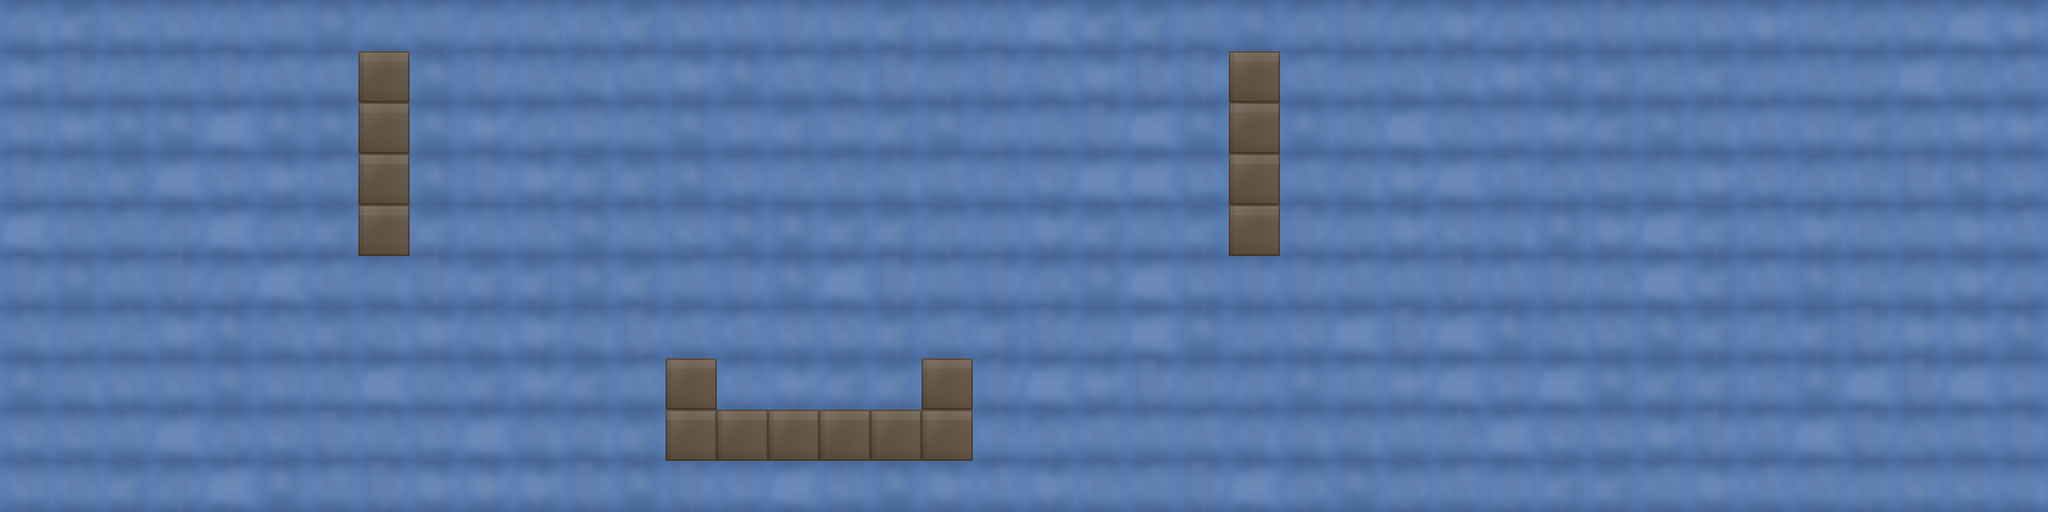

The image is a tile-based game level rendered from a .tmx file. Its description and complete source (layers, tilesets, objects, tile grids) follow:
An orthogonal 40x10 tile map with 64x64 px tiles, 2 tile layers (groundLayer, destructableLayer) and 3 objects (2x enemySpawn, playerSpawn).

<map version="1.4" tiledversion="1.4.3" orientation="orthogonal" renderorder="right-down" width="40" height="10" tilewidth="64" tileheight="64" infinite="0" nextlayerid="4" nextobjectid="6">
 <editorsettings>
  <export target="level1..json" format="json" />
 </editorsettings>
 <tileset firstgid="1" name="landscape-tileset" tilewidth="64" tileheight="64" tilecount="30" columns="6">
  <image source="tanks/landscape-tileset.png" width="384" height="320" />
  <tile id="24">
   <properties>
    <property name="collides" type="bool" value="true" />
   </properties>
  </tile>
  <tile id="25">
   <properties>
    <property name="collides" type="bool" value="true" />
   </properties>
  </tile>
  <tile id="26">
   <properties>
    <property name="collides" type="bool" value="true" />
   </properties>
  </tile>
  <tile id="27">
   <properties>
    <property name="collides" type="bool" value="false" />
   </properties>
  </tile>
 </tileset>
 <layer id="1" name="groundLayer" width="40" height="10">
  <data encoding="csv">
8,3,5,5,9,7,4,9,7,10,9,9,3,5,7,11,5,3,5,9,1,3,3,7,4,10,11,10,2,10,5,11,7,5,2,9,10,5,1,2,
2,11,9,9,11,7,7,3,4,11,9,8,7,2,4,7,8,11,10,11,8,2,11,11,1,7,10,8,8,2,4,3,9,3,10,9,10,1,9,7,
5,2,4,4,1,4,4,10,4,2,10,5,9,4,5,3,5,3,4,10,9,11,1,4,4,4,9,1,9,5,2,3,4,8,7,5,3,10,2,2,
11,9,3,1,5,2,7,10,4,11,2,3,3,4,5,9,9,8,7,9,5,1,1,5,3,7,8,2,1,7,10,5,8,2,5,10,9,11,4,5,
1,9,7,10,1,10,3,1,3,9,9,4,9,5,4,4,3,3,10,10,2,3,9,3,3,11,10,2,5,8,4,2,1,3,9,2,9,7,2,7,
11,4,7,11,10,1,7,8,11,3,3,4,3,7,11,4,1,11,7,11,10,4,1,5,11,11,7,7,11,7,11,9,1,3,7,4,9,8,2,10,
8,10,9,2,4,8,3,8,2,8,2,8,11,7,7,5,5,3,7,3,11,10,1,4,10,5,1,11,1,4,8,5,4,3,9,3,11,2,2,4,
4,8,5,5,4,5,9,1,9,3,2,3,7,11,9,2,3,3,8,11,1,2,11,10,10,4,7,2,1,5,1,4,3,3,9,4,1,11,1,5,
5,5,7,1,10,5,11,9,5,1,8,8,3,2,2,1,11,9,5,9,10,7,7,7,8,8,8,7,9,1,5,5,2,11,7,1,11,10,7,11,
5,9,3,10,1,4,7,11,2,2,2,11,4,11,5,1,5,4,2,7,2,9,7,11,1,10,4,10,7,10,3,3,7,2,7,7,10,5,5,8
</data>
 </layer>
 <layer id="2" name="destructableLayer" width="40" height="10">
  <data encoding="csv">
0,0,0,0,0,0,0,0,0,0,0,0,0,0,0,0,0,0,0,0,0,0,0,0,0,0,0,0,0,0,0,0,0,0,0,0,0,0,0,0,
0,0,0,0,0,0,0,25,0,0,0,0,0,0,0,0,0,0,0,0,0,0,0,0,25,0,0,0,0,0,0,0,0,0,0,0,0,0,0,0,
0,0,0,0,0,0,0,25,0,0,0,0,0,0,0,0,0,0,0,0,0,0,0,0,25,0,0,0,0,0,0,0,0,0,0,0,0,0,0,0,
0,0,0,0,0,0,0,25,0,0,0,0,0,0,0,0,0,0,0,0,0,0,0,0,25,0,0,0,0,0,0,0,0,0,0,0,0,0,0,0,
0,0,0,0,0,0,0,25,0,0,0,0,0,0,0,0,0,0,0,0,0,0,0,0,25,0,0,0,0,0,0,0,0,0,0,0,0,0,0,0,
0,0,0,0,0,0,0,0,0,0,0,0,0,0,0,0,0,0,0,0,0,0,0,0,0,0,0,0,0,0,0,0,0,0,0,0,0,0,0,0,
0,0,0,0,0,0,0,0,0,0,0,0,0,0,0,0,0,0,0,0,0,0,0,0,0,0,0,0,0,0,0,0,0,0,0,0,0,0,0,0,
0,0,0,0,0,0,0,0,0,0,0,0,0,25,0,0,0,0,25,0,0,0,0,0,0,0,0,0,0,0,0,0,0,0,0,0,0,0,0,0,
0,0,0,0,0,0,0,0,0,0,0,0,0,25,25,25,25,25,25,0,0,0,0,0,0,0,0,0,0,0,0,0,0,0,0,0,0,0,0,0,
0,0,0,0,0,0,0,0,0,0,0,0,0,0,0,0,0,0,0,0,0,0,0,0,0,0,0,0,0,0,0,0,0,0,0,0,0,0,0,0
</data>
 </layer>
 <objectgroup id="3" name="objectLayer">
  <object id="1" type="playerSpawn" x="1016" y="296">
   <point />
  </object>
  <object id="2" type="enemySpawn" x="230" y="466">
   <point />
  </object>
  <object id="5" type="enemySpawn" x="842" y="286">
   <point />
  </object>
 </objectgroup>
</map>